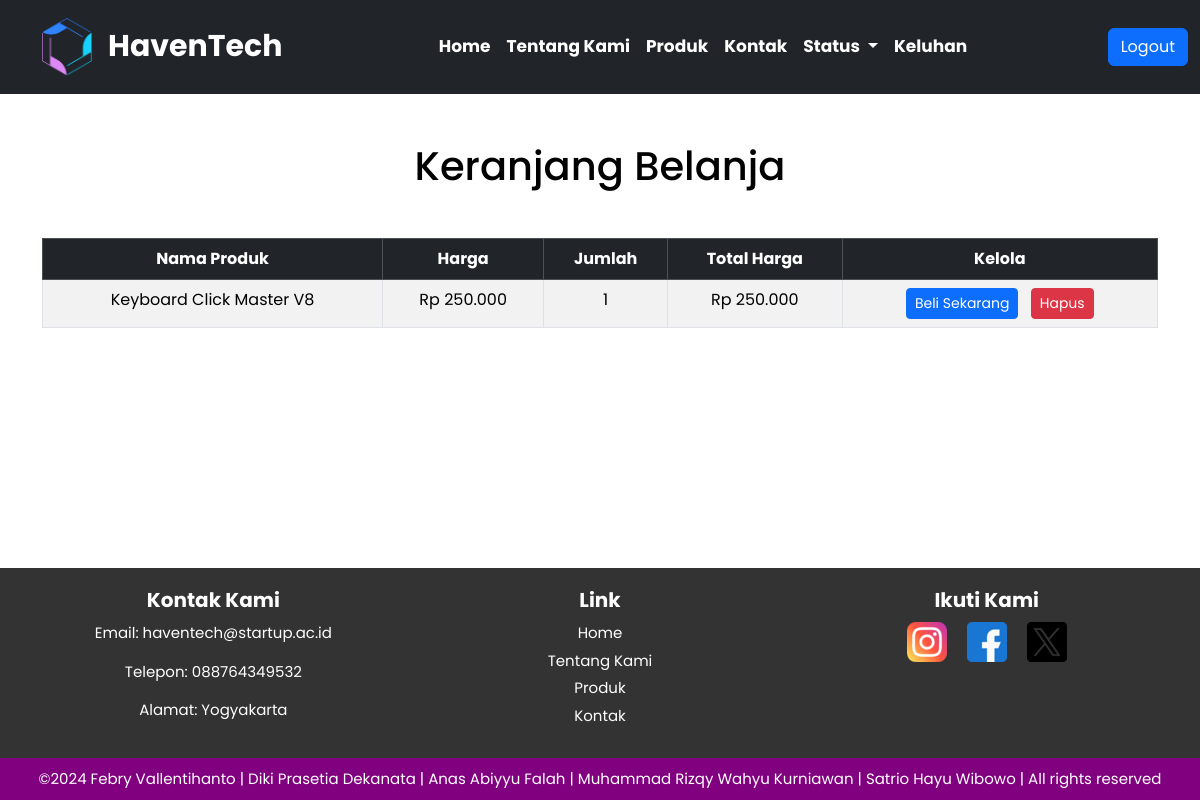
Screenshot of /home/keranjang.php (signed in) with the database file from the repository.
### tables this page shows
CREATE TABLE `keranjang` (
  `id` int(11) NOT NULL,
  `id_produk` int(11) NOT NULL,
  `id_pengguna` int(11) NOT NULL,
  `harga` decimal(10,2) NOT NULL,
  `jumlah` int(11) NOT NULL DEFAULT 1
);

CREATE TABLE `produk` (
  `id_produk` int(11) NOT NULL,
  `nama_produk` varchar(200) NOT NULL,
  `harga` decimal(10,2) NOT NULL CHECK (`harga` >= 0),
  `stok` int(11) NOT NULL CHECK (`stok` >= 0),
  `id_kategori` int(11) DEFAULT NULL,
  `gambar_produk` varchar(255) DEFAULT NULL,
  `deskripsi` text DEFAULT NULL
);

### home/keranjang.php (the view, shortened to what this page needs)
<?php
include('../config.php');
$id_pengguna = $_SESSION['user_id'];
$query = "SELECT k.id, p.nama_produk, k.harga, k.jumlah, (k.harga * k.jumlah) AS total_harga
          FROM keranjang k
          JOIN produk p ON k.id_produk = p.id_produk
          WHERE k.id_pengguna = ?";
$stmt = $conn->prepare($query);
$stmt->bind_param("i", $id_pengguna);
$stmt->execute();
$result = $stmt->get_result();
?>
<!DOCTYPE html>
<html lang="id">
<head>
  <link href="https://cdn.jsdelivr.net/npm/bootstrap@5.3.3/dist/css/bootstrap.min.css" rel="stylesheet">
  <link rel="stylesheet" href="../css/home.css">
</head>
<body>
<header>
    <nav class="navbar navbar-expand-lg navbar-dark bg-dark sticky-lg-top">
      <div class="container-fluid">
        <div class="d-flex align-items-center">
          <div class="logo me-3">
            <a href="home.php">
              <img src="../asset/logo.png" alt="logo" height="40">
            </a>
          </div>
          <a class="navbar-brand">HavenTech</a>
        </div>
        <div class="collapse navbar-collapse" id="navbarNav">
          <ul class="navbar-nav me-auto mb-2 mb-lg-0">
            <li class="nav-item">
              <a class="nav-link" href="home.php">Home</a>
            </li>
            <li class="nav-item">
              <a class="nav-link" href="about.html">Tentang Kami</a>
            </li>
            <li class="nav-item">
              <a class="nav-link" href="produk.php">Produk</a>
            </li>
            <li class="nav-item">
              <a class="nav-link" href="kontak.html">Kontak</a>
            </li>
            <li class="nav-item dropdown">
              <a class="nav-link dropdown-toggle" href="#" id="pesananDropdown" role="button" data-bs-toggle="dropdown" aria-expanded="false">
              Status
              </a>
            </li>
            <li class="nav-item">
              <a class="nav-link" href="ajukan_keluhan.php">Keluhan</a>
            </li>
          </ul>
          <div class="auth">
            <a class="btn btn-primary" href="../pengguna/logout.php">Logout</a>
          </div>
        </div>
      </div>
    </nav>
  </header>
  <div class="container my-5">
    <h1 class="text-center mb-5">Keranjang Belanja</h1>
    <table class="table table-bordered table-striped table-hover">
      <thead class="table-dark">
        <tr>
          <th>Nama Produk</th>
          <th>Harga</th>
          <th>Jumlah</th>
          <th>Total Harga</th>
          <th>Kelola</th>
        </tr>
      </thead>
      <tbody>
        <?php while ($row = $result->fetch_assoc()): ?>
          <tr>
            <td><?= htmlspecialchars($row['nama_produk']) ?></td>
            <td>Rp <?= number_format($row['harga'], 0, ',', '.') ?></td>
            <td><?= $row['jumlah'] ?></td>
            <td>Rp <?= number_format($row['total_harga'], 0, ',', '.') ?></td>
            <td style="text-align: center;">
              <form action="bayar.php" method="post" style="display: inline;">
                <button type="submit" class="btn btn-primary btn-sm me-2">Beli Sekarang</button>
              </form>
              <form action="hapus_keranjang.php" method="post" style="display: inline;">
                <button type="submit" class="btn btn-danger btn-sm" onclick="return confirm('Apakah Anda yakin ingin menghapus produk ini?');">Hapus</button>
              </form>
            </td>
          </tr>
        <?php endwhile; ?>
      </tbody>
    </table>
  </div>
  <footer class="footer">
    <div class="footer-kontak">
      <h3>Kontak Kami</h3>
      <p>Email: haventech@startup.ac.id</p>
      <p>Telepon: 088764349532 </p>
      <p>Alamat: Yogyakarta</p>
    </div>
    <div class="footer-kontak">
      <h3>Link</h3>
      <div class="footer-link">
        <a href="home.php">Home</a>
        <a href="about.html">Tentang Kami</a>
        <a href="produk.php">Produk</a>
        <a href="kontak.html">Kontak</a>
      </div>
    </div>
    <div class="footer-kontak">
      <h3>Ikuti Kami</h3>
      <div class="footer-icon">
        <a href="https://www.instagram.com/"><img src="../asset/icon1.png"></a>
        <a href="https://www.facebook.com/?locale=id_ID"><img src="../asset/icon2.png"></a>
        <a href="https://x.com/?lang=id"><img src="../asset/icon3.png"></a>
      </div>
    </div>
  </footer>
  <div class="footer-copyright">
    &copy;2024 Febry Vallentihanto | Diki Prasetia Dekanata | Anas Abiyyu Falah | Muhammad Rizqy Wahyu Kurniawan | Satrio Hayu Wibowo | All rights reserved
  </div>
</body>
</html>

### css/home.css (style rules this page uses)
body { background-color: white; color: black; text-align: center; font-family: "Poppins"; background-size: cover; background-position: center; background-attachment: fixed; display: flex; flex-direction: column; min-height: 100vh; }
.container-fluid { margin-top: 10px; margin-bottom: 10px; }
.logo img { width: 50px; height: auto; margin-left: 30px; }
.navbar-nav { margin: auto; }
.navbar-brand { font-size: 30px; font-weight: bold; }
.nav-link { color: white; font-size: 17px; font-weight: bold; }
.auth { align-items: center; }
.footer { display: flex; justify-content: space-around; align-items: flex-start; padding: 20px; background-color: #333; color: white; flex-wrap: wrap; margin-top: auto; }
.footer-kontak { display: flex; flex-direction: column; margin: 0 10px; flex: 1; text-align: center; }
.footer-kontak h3 { margin-bottom: 10px; color: white; font-size: 20px; font-weight: bold; }
.footer-kontak p { font-size: 15px; }
.footer-icon { display: flex; justify-content: center; gap: 20px; }
.footer-icon img { width: 40px; height: 40px; display: flex; }
.footer-link { display: flex; flex-direction: column; }
.footer-link a { color: white; margin-bottom: 5px; text-decoration: none; font-size: 15px; }
.footer-copyright { background-color: purple; padding: 10px; text-align: center; color: white; font-size: 15px; }

### rows the page displays
keranjang: id_produk.nama_produk "Keyboard Click Master V8", harga "250.000", jumlah "1", total_harga "250.000"
